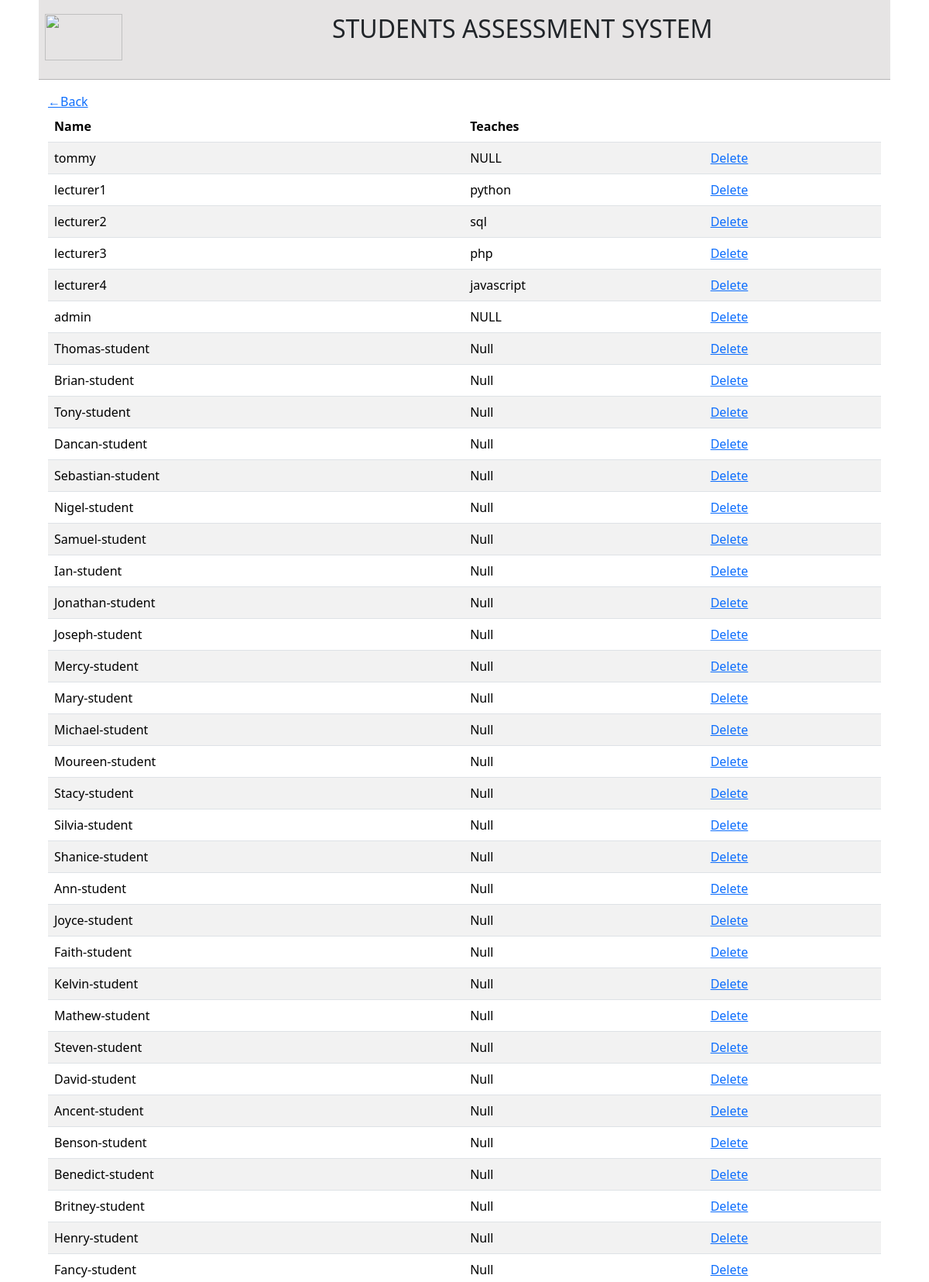
Page /staff/ (upper part) on the committed database.
### users/models.py (models this page shows)
class CustomUser(AbstractUser):
    phone_number=models.CharField(max_length=13)
    unit=models.CharField(max_length=100,default='Null')

### student/views.py (the view)
# urls.py: path('staff/',staff,name='staff-view'),
def staff(request):
    context={
        'staff':CustomUser.objects.all()
    }
    return render(request,'staff.html',context)

### templates/staff.html
{%extends 'base.html'%}
{%load static%}
{%block content%}
<a href="/home/">&#8592;Back</a>
<table class="table table-striped">
    <thead>
      <tr>
        <th scope="col">Name</th>
        <th scope="col">Teaches</th>
        <th scope="col"></th>
      </tr>
    </thead>
    <tbody>
    {%for s in staff%}
      <tr>
        <td>{{s.username}}</td>
        <td>{{s.unit}}</td>
        <td><a href="{%url 'deletestaff-view' s.pk%}">Delete</a></td>
      </tr>
      {%endfor%}
    </tbody>
  </table>
{%endblock content%}

### static/styles.css (style rules this page uses)
body { padding-left: 50px; padding-right: 50px; font-family:'Segoe UI', Tahoma, Geneva, Verdana, sans-serif; }

### rows in the picture
CustomUser: username "tommy", unit "NULL"
CustomUser: username "lecturer1", unit "python"
CustomUser: username "lecturer2", unit "sql"
CustomUser: username "lecturer3", unit "php"
CustomUser: username "lecturer4", unit "javascript"
CustomUser: username "admin", unit "NULL"
CustomUser: username "Thomas-student", unit "Null"
CustomUser: username "Brian-student", unit "Null"
CustomUser: username "Tony-student", unit "Null"
CustomUser: username "Dancan-student", unit "Null"
CustomUser: username "Sebastian-student", unit "Null"
CustomUser: username "Nigel-student", unit "Null"
CustomUser: username "Samuel-student", unit "Null"
CustomUser: username "Ian-student", unit "Null"
CustomUser: username "Jonathan-student", unit "Null"
CustomUser: username "Joseph-student", unit "Null"
CustomUser: username "Mercy-student", unit "Null"
CustomUser: username "Mary-student", unit "Null"
CustomUser: username "Michael-student", unit "Null"
CustomUser: username "Moureen-student", unit "Null"
CustomUser: username "Stacy-student", unit "Null"
CustomUser: username "Silvia-student", unit "Null"
CustomUser: username "Shanice-student", unit "Null"
CustomUser: username "Ann-student", unit "Null"
CustomUser: username "Joyce-student", unit "Null"
CustomUser: username "Faith-student", unit "Null"
CustomUser: username "Kelvin-student", unit "Null"
CustomUser: username "Mathew-student", unit "Null"
CustomUser: username "Steven-student", unit "Null"
CustomUser: username "David-student", unit "Null"
CustomUser: username "Ancent-student", unit "Null"
CustomUser: username "Benson-student", unit "Null"
CustomUser: username "Benedict-student", unit "Null"
CustomUser: username "Britney-student", unit "Null"
CustomUser: username "Henry-student", unit "Null"
CustomUser: username "Fancy-student", unit "Null"
